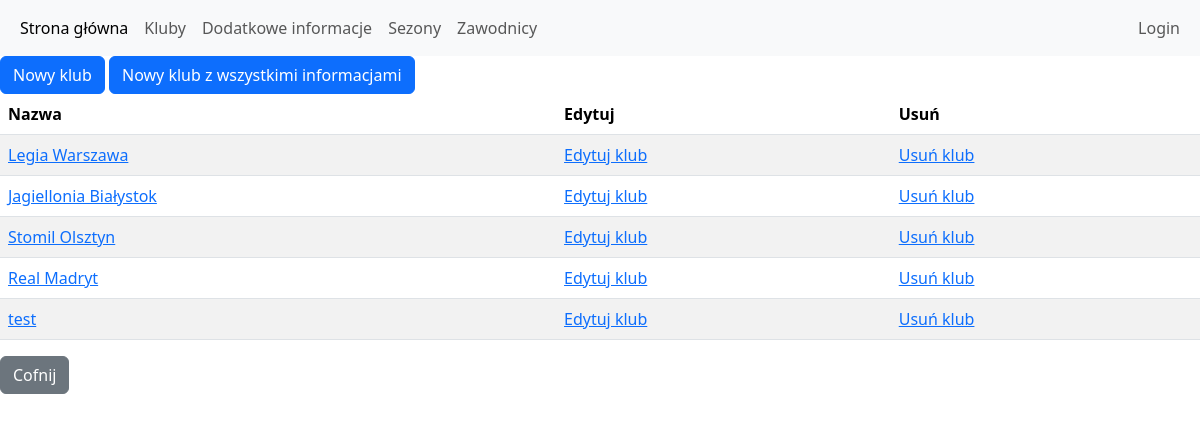
Page /kluby/portal/klub_wszystkie/ on the committed database.
### kluby/models.py (models this page shows, shortened)
class Klub(models.Model):
    nazwa = models.CharField(max_length=64, blank=False, unique=True)
    miasto = models.CharField(max_length=64, blank=True, unique=False)
    rok_powstania = models.PositiveSmallIntegerField(null=True, blank=True)
    opis = models.TextField(default="")

### kluby/views.py (the view)
# urls.py: path('portal/klub_wszystkie/',wszystkie, name='wszystkie'),
def wszystkie(request):
    kluby=Klub.objects.all()
    context = {'kluby': kluby}
    return render(request, 'kluby/wszystkie.html', context)

### templates/kluby/wszystkie.html (shortened to what this page needs)
{% extends 'main/portal.html' %}
{% block strona %}
<a class="btn btn-primary" role="button" href="{% url 'nowy' %}">Nowy klub</a>
<a class="btn btn-primary" role="button" href="{% url 'nowy_wszystko' %}">Nowy klub z wszystkimi informacjami</a>
{% if kluby %}
    <table class="table table-striped table-hover">
      <thead>
        <tr>
          <th scope="col">Nazwa</th>
          <th scope="col">Edytuj</th>
          <th scope="col">Usuń</th>
        </tr>
      </thead>
        <tbody>
        {% for klub in kluby %}
        <tr>
            <td><a href="/kluby/portal/klub_szczegoly/{{ klub.id }}/">{{ klub.nazwa }}</a></td>
            <td><a href="/kluby/portal/klub_edytuj/{{ klub.id }}/" >Edytuj klub</a></td>
            <td><a href="/kluby/portal/klub_usun/{{ klub.id }}/" >Usuń klub</a></td>
        </tr>
      {% endfor %}
        </tbody>
    </table>
{% else %}
    <p>Brak klubów w bazie danych.</p>
{% endif %}
<a class="btn btn-secondary" role="button" href="{% url 'portal' %}">Cofnij</a>
{% endblock %}

### rows in the picture
Klub: nazwa "Legia Warszawa"
Klub: nazwa "Jagiellonia Białystok"
Klub: nazwa "Stomil Olsztyn"
Klub: nazwa "Real Madryt"
Klub: nazwa "test"
